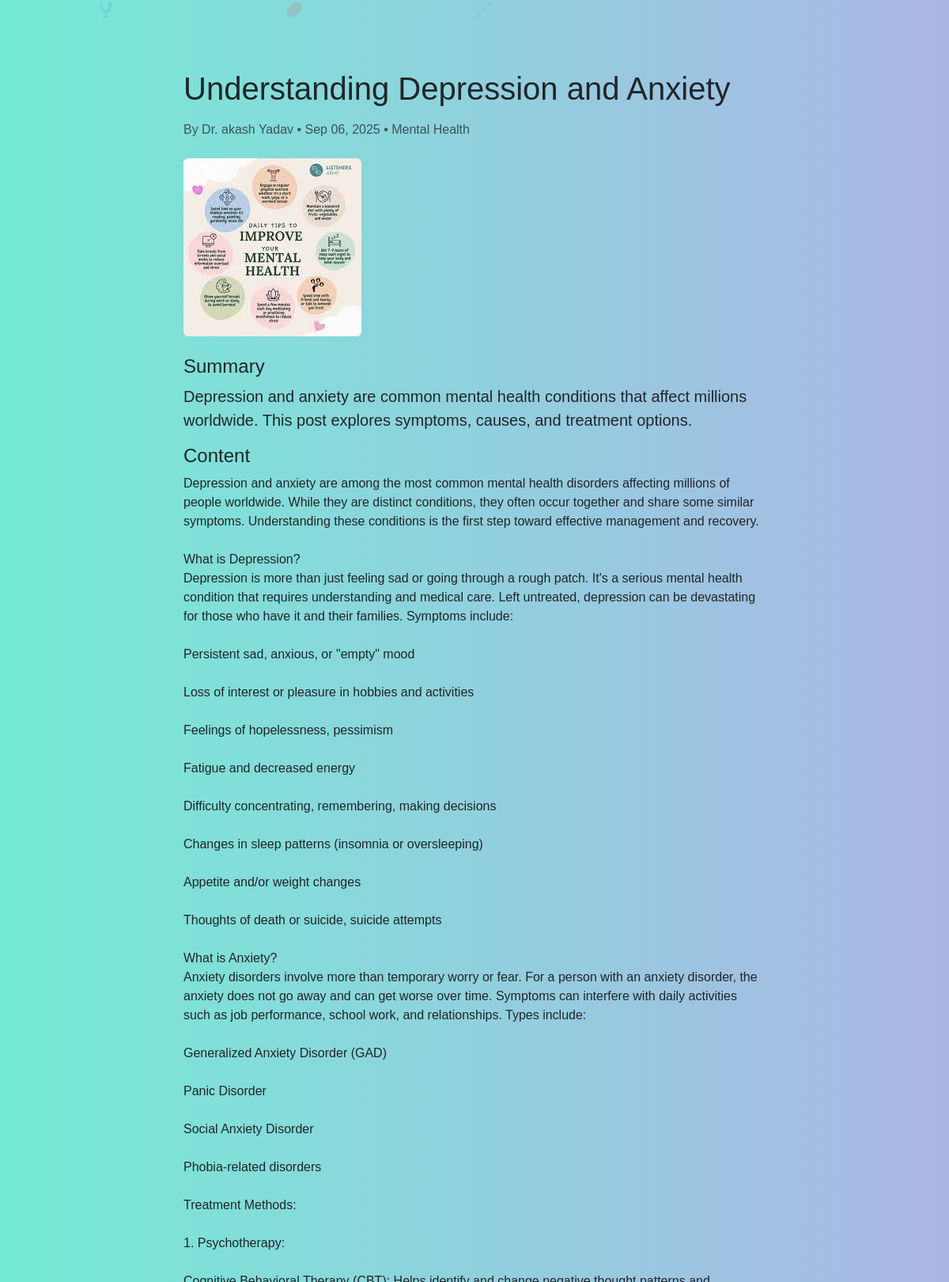
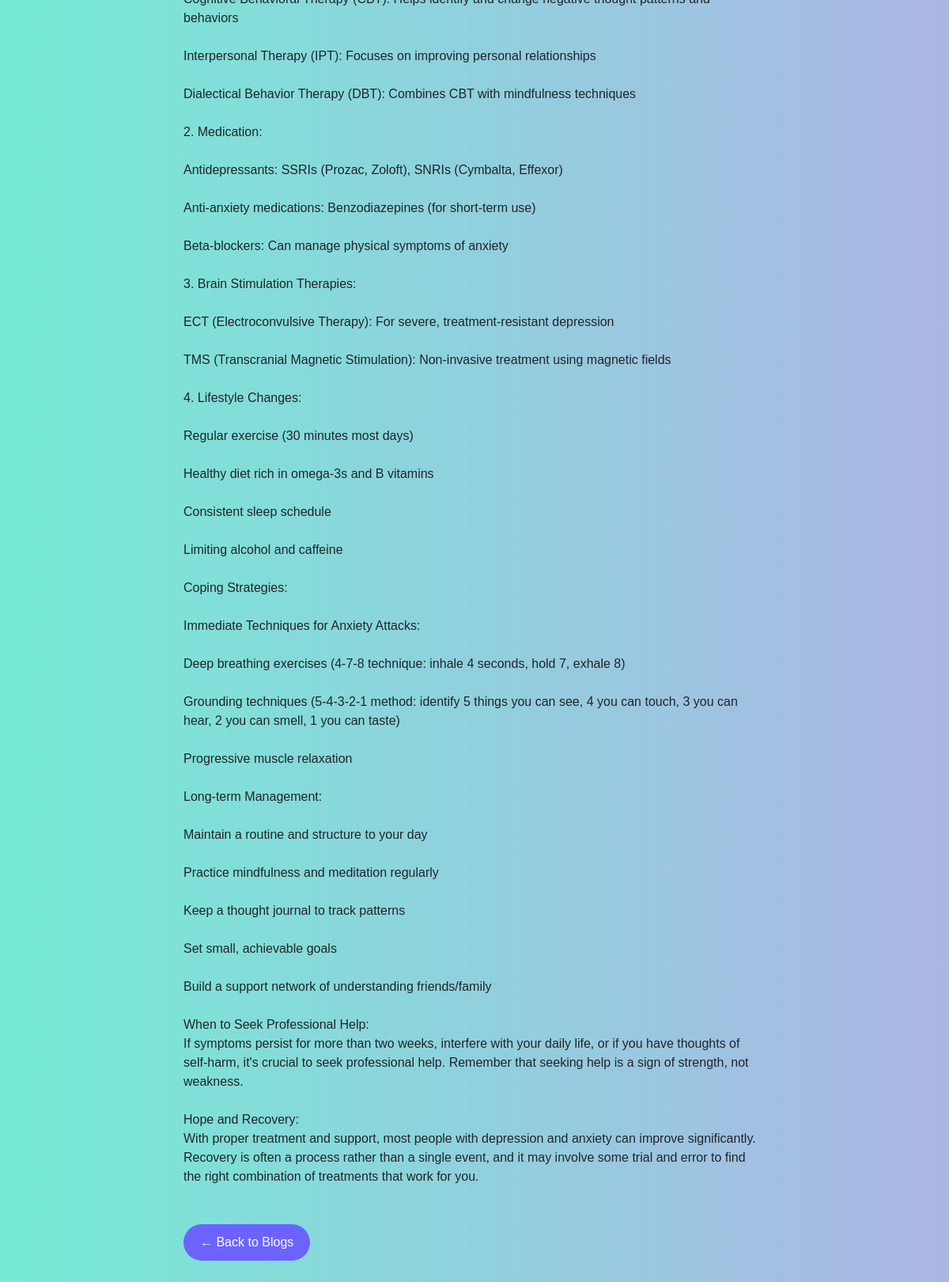
The app's page /blog/1/ (signed in) with its own data (2 pictures, top to bottom).
### accounts/models.py (models this page shows, shortened)
class BlogPost(models.Model):
    title = models.CharField(max_length=200)
    image = models.ImageField(upload_to="blog_images/")
    category = models.ForeignKey(Category, on_delete=models.CASCADE)
    summary = models.TextField()
    content = models.TextField()
    is_draft = models.BooleanField(default=False)
    author = models.ForeignKey(CustomUser, on_delete=models.CASCADE)
    created_at = models.DateTimeField(auto_now_add=True)
    updated_at = models.DateTimeField(auto_now=True)
    class Meta:
        verbose_name_plural = "Blog Posts"

class CustomUser(AbstractUser):
    USER_TYPE_CHOICES = (
        ('patient', 'Patient'),
        ('doctor', 'Doctor'),
    )
    user_type = models.CharField(max_length=10, choices=USER_TYPE_CHOICES)
    profile_picture = models.ImageField(upload_to="profiles/", blank=True, null=True)
    address_line1 = models.CharField(max_length=255)
    city = models.CharField(max_length=100)
    state = models.CharField(max_length=100)
    pincode = models.CharField(max_length=10)

class Category(models.Model):
    name = models.CharField(max_length=100)
    slug = models.SlugField(unique=True)
    class Meta:
        verbose_name_plural = "Categories"

### accounts/views.py (the view)
# urls.py: path('blog/<int:pk>/', views.blog_detail, name='blog_detail'),
@login_required
def blog_detail(request, pk):
    blog = get_object_or_404(BlogPost, pk=pk)
    return render(request, 'blog_detail.html', {'blog': blog})

### accounts/templates/blog_detail.html (shortened to what this page needs)
{% extends "base.html" %}
{% block content %}
<div class="container py-5">
    <div class="row justify-content-center">
        <div class="col-md-8">
            <article>
                <h1 class="mb-3">{{ blog.title }}</h1>
                <div class="d-flex justify-content-between align-items-center mb-4">
                    <div>
                        <span class="text-muted">
                            By Dr. {{ blog.author.first_name }} {{ blog.author.last_name }} •
                            {{ blog.created_at|date:"M d, Y" }} •
                            {{ blog.category.name }}
                        </span>
                    </div>
                </div>
                {% if blog.image %}
                <img src="{{ blog.image.url }}" class="img-fluid rounded mb-4" alt="{{ blog.title }}">
                {% endif %}
                <div class="blog-content">
                    <h4>Summary</h4>
                    <p class="lead">{{ blog.summary }}</p>
                    <h4>Content</h4>
                    <div style="white-space: pre-line;">{{ blog.content }}</div>
                </div>
                <div class="mt-5">
                    <a href="{% url 'blog_list' %}" class="btn btn-custom">← Back to Blogs</a>
                </div>
            </article>
        </div>
    </div>
</div>
{% endblock %}

### accounts/templates/base.html (style rules this page uses)
body { background: linear-gradient(to right, #74ebd5, #ACB6E5); min-height: 100vh; font-family: 'Poppins', sans-serif; overflow-x: hidden; display: block; padding-top: 40px; padding-bottom: 40px; }
.btn-custom { background: #6c63ff; color: white; border-radius: 30px; padding: 10px 20px; transition: 0.3s; }

### records on screen
BlogPost: title "Understanding Depression and Anxiety", author.first_name "akash", author.last_name "Yadav", created_at "Sep 06, 2025", category.name "Mental Health", image (picture), summary "Depression and anxiety are common mental health conditions that affect millions worldwide. This post explores symptoms, causes, and treatment options.", content "Depression and anxiety are among the most common mental health disorders affecting millions of people worldwide. While they are distinct conditions, they often occur together and share some similar symptoms. Understanding these conditions is the first step toward effective management and recovery. What is Depression? Depression is more than just feeling sad or going through a rough patch. It's a serious mental health condition that requires understanding and medical care. Left untreated, depression can be devastating for those who have it and their families. Symptoms include: Persistent sad, anxious, or \"empty\" mood Loss of interest or pleasure in hobbies and activities Feelings of…"
